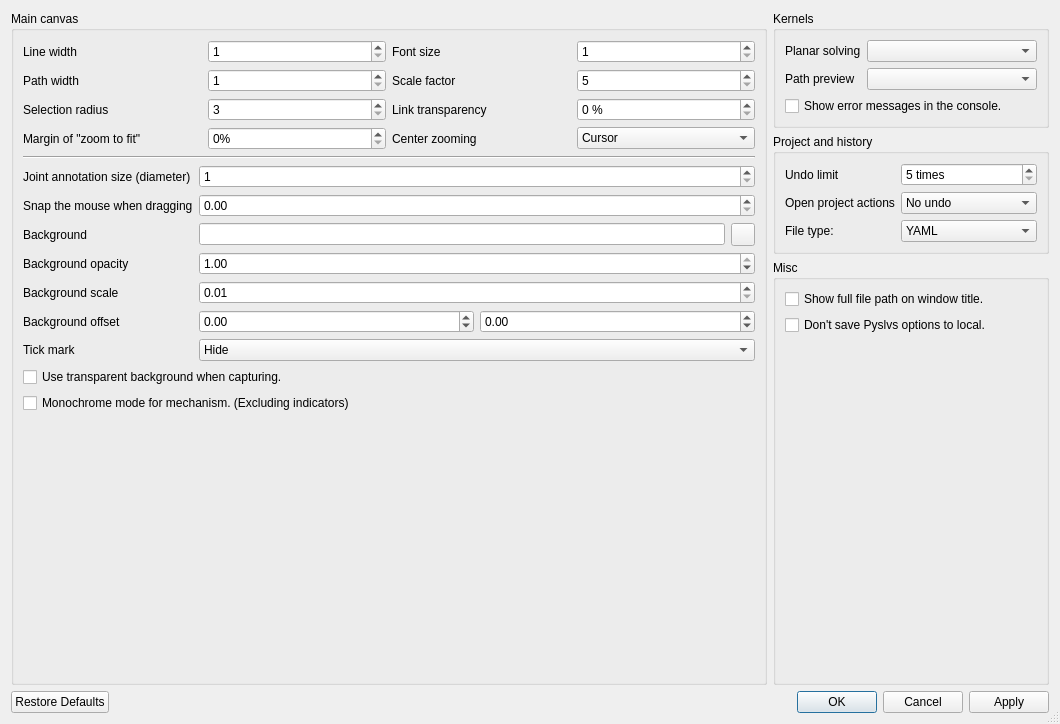
<?xml version="1.0" encoding="UTF-8"?>
<ui version="4.0">
 <class>Dialog</class>
 <widget class="QDialog" name="Dialog">
  <property name="geometry">
   <rect>
    <x>0</x>
    <y>0</y>
    <width>1060</width>
    <height>724</height>
   </rect>
  </property>
  <property name="windowTitle">
   <string>Preference</string>
  </property>
  <property name="windowIcon">
   <iconset resource="../../icons.qrc">
    <normaloff>:/icons/settings.png</normaloff>:/icons/settings.png</iconset>
  </property>
  <property name="sizeGripEnabled">
   <bool>true</bool>
  </property>
  <property name="modal">
   <bool>true</bool>
  </property>
  <layout class="QVBoxLayout" name="verticalLayout_2">
   <item>
    <layout class="QHBoxLayout" name="horizontalLayout">
     <item>
      <widget class="QGroupBox" name="settings_ui_groupbox">
       <property name="title">
        <string>Main canvas</string>
       </property>
       <layout class="QVBoxLayout" name="verticalLayout_3">
        <item>
         <layout class="QGridLayout" name="gridLayout">
          <item row="1" column="2">
           <widget class="QLabel" name="scalefactor_label">
            <property name="text">
             <string>Scale factor</string>
            </property>
           </widget>
          </item>
          <item row="2" column="2">
           <widget class="QLabel" name="linktransparency_label">
            <property name="text">
             <string>Link transparency</string>
            </property>
           </widget>
          </item>
          <item row="2" column="3">
           <widget class="QSpinBox" name="link_trans_option">
            <property name="suffix">
             <string> %</string>
            </property>
            <property name="maximum">
             <number>80</number>
            </property>
            <property name="singleStep">
             <number>10</number>
            </property>
           </widget>
          </item>
          <item row="0" column="1">
           <widget class="QSpinBox" name="line_width_option">
            <property name="minimum">
             <number>1</number>
            </property>
            <property name="maximum">
             <number>10</number>
            </property>
            <property name="displayIntegerBase">
             <number>10</number>
            </property>
           </widget>
          </item>
          <item row="2" column="0">
           <widget class="QLabel" name="selectionradius_label">
            <property name="text">
             <string>Selection radius</string>
            </property>
           </widget>
          </item>
          <item row="2" column="1">
           <widget class="QSpinBox" name="selection_radius_option">
            <property name="minimum">
             <number>3</number>
            </property>
            <property name="maximum">
             <number>10</number>
            </property>
           </widget>
          </item>
          <item row="1" column="3">
           <widget class="QSpinBox" name="scale_factor_option">
            <property name="minimum">
             <number>5</number>
            </property>
            <property name="maximum">
             <number>100</number>
            </property>
            <property name="singleStep">
             <number>5</number>
            </property>
           </widget>
          </item>
          <item row="0" column="0">
           <widget class="QLabel" name="linewidth_label">
            <property name="text">
             <string>Line width</string>
            </property>
           </widget>
          </item>
          <item row="1" column="0">
           <widget class="QLabel" name="pathwidth_label">
            <property name="text">
             <string>Path width</string>
            </property>
           </widget>
          </item>
          <item row="0" column="3">
           <widget class="QSpinBox" name="font_size_option">
            <property name="minimum">
             <number>1</number>
            </property>
            <property name="maximum">
             <number>30</number>
            </property>
            <property name="singleStep">
             <number>2</number>
            </property>
           </widget>
          </item>
          <item row="0" column="2">
           <widget class="QLabel" name="fontsize_label">
            <property name="text">
             <string>Font size</string>
            </property>
           </widget>
          </item>
          <item row="1" column="1">
           <widget class="QSpinBox" name="path_width_option">
            <property name="minimum">
             <number>1</number>
            </property>
            <property name="maximum">
             <number>5</number>
            </property>
           </widget>
          </item>
          <item row="3" column="2">
           <widget class="QLabel" name="zoomby_label">
            <property name="text">
             <string>Center zooming</string>
            </property>
           </widget>
          </item>
          <item row="3" column="3">
           <widget class="QComboBox" name="zoom_by_option">
            <item>
             <property name="text">
              <string>Cursor</string>
             </property>
            </item>
            <item>
             <property name="text">
              <string>Cavas center</string>
             </property>
            </item>
           </widget>
          </item>
          <item row="3" column="0">
           <widget class="QLabel" name="marginfactor_label">
            <property name="text">
             <string>Margin of &quot;zoom to fit&quot;</string>
            </property>
           </widget>
          </item>
          <item row="3" column="1">
           <widget class="QSpinBox" name="margin_factor_option">
            <property name="suffix">
             <string>%</string>
            </property>
            <property name="maximum">
             <number>30</number>
            </property>
            <property name="singleStep">
             <number>5</number>
            </property>
           </widget>
          </item>
         </layout>
        </item>
        <item>
         <widget class="Line" name="line">
          <property name="orientation">
           <enum>Qt::Horizontal</enum>
          </property>
         </widget>
        </item>
        <item>
         <layout class="QFormLayout" name="formLayout">
          <item row="0" column="0">
           <widget class="QLabel" name="jointsize_label">
            <property name="text">
             <string>Joint annotation size (diameter)</string>
            </property>
           </widget>
          </item>
          <item row="0" column="1">
           <widget class="QSpinBox" name="joint_size_option">
            <property name="minimum">
             <number>1</number>
            </property>
            <property name="maximum">
             <number>100</number>
            </property>
           </widget>
          </item>
          <item row="1" column="0">
           <widget class="QLabel" name="snap_label">
            <property name="text">
             <string>Snap the mouse when dragging</string>
            </property>
           </widget>
          </item>
          <item row="1" column="1">
           <widget class="QDoubleSpinBox" name="snap_option">
            <property name="maximum">
             <double>50.000000000000000</double>
            </property>
           </widget>
          </item>
          <item row="2" column="0">
           <widget class="QLabel" name="background_label">
            <property name="text">
             <string>Background</string>
            </property>
           </widget>
          </item>
          <item row="2" column="1">
           <layout class="QHBoxLayout" name="background_layout">
            <item>
             <widget class="QLineEdit" name="background_option">
              <property name="clearButtonEnabled">
               <bool>true</bool>
              </property>
             </widget>
            </item>
            <item>
             <widget class="QToolButton" name="background_choose_dir">
              <property name="icon">
               <iconset resource="../../icons.qrc">
                <normaloff>:/icons/loadfile.png</normaloff>:/icons/loadfile.png</iconset>
              </property>
             </widget>
            </item>
           </layout>
          </item>
          <item row="3" column="0">
           <widget class="QLabel" name="background_opacity_label">
            <property name="text">
             <string>Background opacity</string>
            </property>
           </widget>
          </item>
          <item row="3" column="1">
           <widget class="QDoubleSpinBox" name="background_opacity_option">
            <property name="maximum">
             <double>1.000000000000000</double>
            </property>
            <property name="singleStep">
             <double>0.100000000000000</double>
            </property>
            <property name="value">
             <double>1.000000000000000</double>
            </property>
           </widget>
          </item>
          <item row="4" column="0">
           <widget class="QLabel" name="background_scale_label">
            <property name="text">
             <string>Background scale</string>
            </property>
           </widget>
          </item>
          <item row="4" column="1">
           <widget class="QDoubleSpinBox" name="background_scale_option">
            <property name="minimum">
             <double>0.010000000000000</double>
            </property>
            <property name="maximum">
             <double>10.000000000000000</double>
            </property>
            <property name="singleStep">
             <double>0.020000000000000</double>
            </property>
           </widget>
          </item>
          <item row="5" column="0">
           <widget class="QLabel" name="background_offset_label">
            <property name="text">
             <string>Background offset</string>
            </property>
           </widget>
          </item>
          <item row="5" column="1">
           <layout class="QHBoxLayout" name="background_offset_layout">
            <item>
             <widget class="QDoubleSpinBox" name="background_offset_x_option">
              <property name="minimum">
               <double>-999999.000000000000000</double>
              </property>
              <property name="maximum">
               <double>999999.000000000000000</double>
              </property>
             </widget>
            </item>
            <item>
             <widget class="QDoubleSpinBox" name="background_offset_y_option">
              <property name="minimum">
               <double>-999999.000000000000000</double>
              </property>
              <property name="maximum">
               <double>999999.000000000000000</double>
              </property>
             </widget>
            </item>
           </layout>
          </item>
          <item row="6" column="0">
           <widget class="QLabel" name="tick_mark_label">
            <property name="text">
             <string>Tick mark</string>
            </property>
           </widget>
          </item>
          <item row="6" column="1">
           <widget class="QComboBox" name="tick_mark_option">
            <item>
             <property name="text">
              <string>Hide</string>
             </property>
            </item>
            <item>
             <property name="text">
              <string>Display</string>
             </property>
            </item>
            <item>
             <property name="text">
              <string>Display with number</string>
             </property>
            </item>
           </widget>
          </item>
         </layout>
        </item>
        <item>
         <widget class="QCheckBox" name="grab_no_background_option">
          <property name="text">
           <string>Use transparent background when capturing.</string>
          </property>
         </widget>
        </item>
        <item>
         <widget class="QCheckBox" name="monochrome_option">
          <property name="text">
           <string>Monochrome mode for mechanism. (Excluding indicators)</string>
          </property>
         </widget>
        </item>
        <item>
         <spacer name="verticalSpacer">
          <property name="orientation">
           <enum>Qt::Vertical</enum>
          </property>
          <property name="sizeHint" stdset="0">
           <size>
            <width>20</width>
            <height>40</height>
           </size>
          </property>
         </spacer>
        </item>
       </layout>
      </widget>
     </item>
     <item>
      <layout class="QVBoxLayout" name="verticalLayout">
       <item>
        <widget class="QGroupBox" name="settings_kernels_groupBox">
         <property name="title">
          <string>Kernels</string>
         </property>
         <layout class="QVBoxLayout" name="verticalLayout_4">
          <item>
           <layout class="QFormLayout" name="formLayout_3">
            <item row="0" column="0">
             <widget class="QLabel" name="planarsolver_label">
              <property name="text">
               <string>Planar solving</string>
              </property>
             </widget>
            </item>
            <item row="0" column="1">
             <widget class="QComboBox" name="planar_solver_option"/>
            </item>
            <item row="1" column="0">
             <widget class="QLabel" name="pathpreview_label">
              <property name="text">
               <string>Path preview</string>
              </property>
             </widget>
            </item>
            <item row="1" column="1">
             <widget class="QComboBox" name="path_preview_option"/>
            </item>
           </layout>
          </item>
          <item>
           <widget class="QCheckBox" name="console_error_option">
            <property name="text">
             <string>Show error messages in the console.</string>
            </property>
           </widget>
          </item>
         </layout>
        </widget>
       </item>
       <item>
        <widget class="QGroupBox" name="settings_project_groupbox">
         <property name="title">
          <string>Project and history</string>
         </property>
         <layout class="QFormLayout" name="formLayout_2">
          <item row="0" column="0">
           <widget class="QLabel" name="undo_limit_label">
            <property name="text">
             <string>Undo limit</string>
            </property>
           </widget>
          </item>
          <item row="0" column="1">
           <widget class="QSpinBox" name="undo_limit_option">
            <property name="suffix">
             <string> times</string>
            </property>
            <property name="minimum">
             <number>5</number>
            </property>
           </widget>
          </item>
          <item row="1" column="0">
           <widget class="QLabel" name="open_project_actions_label">
            <property name="text">
             <string>Open project actions</string>
            </property>
           </widget>
          </item>
          <item row="1" column="1">
           <widget class="QComboBox" name="open_project_actions_option">
            <item>
             <property name="text">
              <string>No undo</string>
             </property>
            </item>
            <item>
             <property name="text">
              <string>Group with macros</string>
             </property>
            </item>
            <item>
             <property name="text">
              <string>No group</string>
             </property>
            </item>
           </widget>
          </item>
          <item row="2" column="0">
           <widget class="QLabel" name="file_type_label">
            <property name="text">
             <string>File type:</string>
            </property>
           </widget>
          </item>
          <item row="2" column="1">
           <widget class="QComboBox" name="file_type_option">
            <item>
             <property name="text">
              <string>YAML</string>
             </property>
            </item>
            <item>
             <property name="text">
              <string>Compressed YAML</string>
             </property>
            </item>
           </widget>
          </item>
         </layout>
        </widget>
       </item>
       <item>
        <widget class="QGroupBox" name="settings_misc_groupBox">
         <property name="title">
          <string>Misc</string>
         </property>
         <layout class="QVBoxLayout" name="verticalLayout_7">
          <item>
           <widget class="QCheckBox" name="title_full_path_option">
            <property name="text">
             <string>Show full file path on window title.</string>
            </property>
           </widget>
          </item>
          <item>
           <widget class="QCheckBox" name="not_save_option">
            <property name="text">
             <string>Don't save Pyslvs options to local.</string>
            </property>
           </widget>
          </item>
          <item>
           <spacer name="verticalSpacer_2">
            <property name="orientation">
             <enum>Qt::Vertical</enum>
            </property>
            <property name="sizeHint" stdset="0">
             <size>
              <width>20</width>
              <height>40</height>
             </size>
            </property>
           </spacer>
          </item>
         </layout>
        </widget>
       </item>
      </layout>
     </item>
    </layout>
   </item>
   <item>
    <widget class="QDialogButtonBox" name="button_box">
     <property name="orientation">
      <enum>Qt::Horizontal</enum>
     </property>
     <property name="standardButtons">
      <set>QDialogButtonBox::Apply|QDialogButtonBox::Cancel|QDialogButtonBox::Ok|QDialogButtonBox::RestoreDefaults</set>
     </property>
    </widget>
   </item>
  </layout>
 </widget>
 <resources>
  <include location="../../icons.qrc"/>
 </resources>
 <connections>
  <connection>
   <sender>button_box</sender>
   <signal>accepted()</signal>
   <receiver>Dialog</receiver>
   <slot>accept()</slot>
   <hints>
    <hint type="sourcelabel">
     <x>248</x>
     <y>254</y>
    </hint>
    <hint type="destinationlabel">
     <x>157</x>
     <y>274</y>
    </hint>
   </hints>
  </connection>
  <connection>
   <sender>button_box</sender>
   <signal>rejected()</signal>
   <receiver>Dialog</receiver>
   <slot>reject()</slot>
   <hints>
    <hint type="sourcelabel">
     <x>316</x>
     <y>260</y>
    </hint>
    <hint type="destinationlabel">
     <x>286</x>
     <y>274</y>
    </hint>
   </hints>
  </connection>
 </connections>
</ui>
